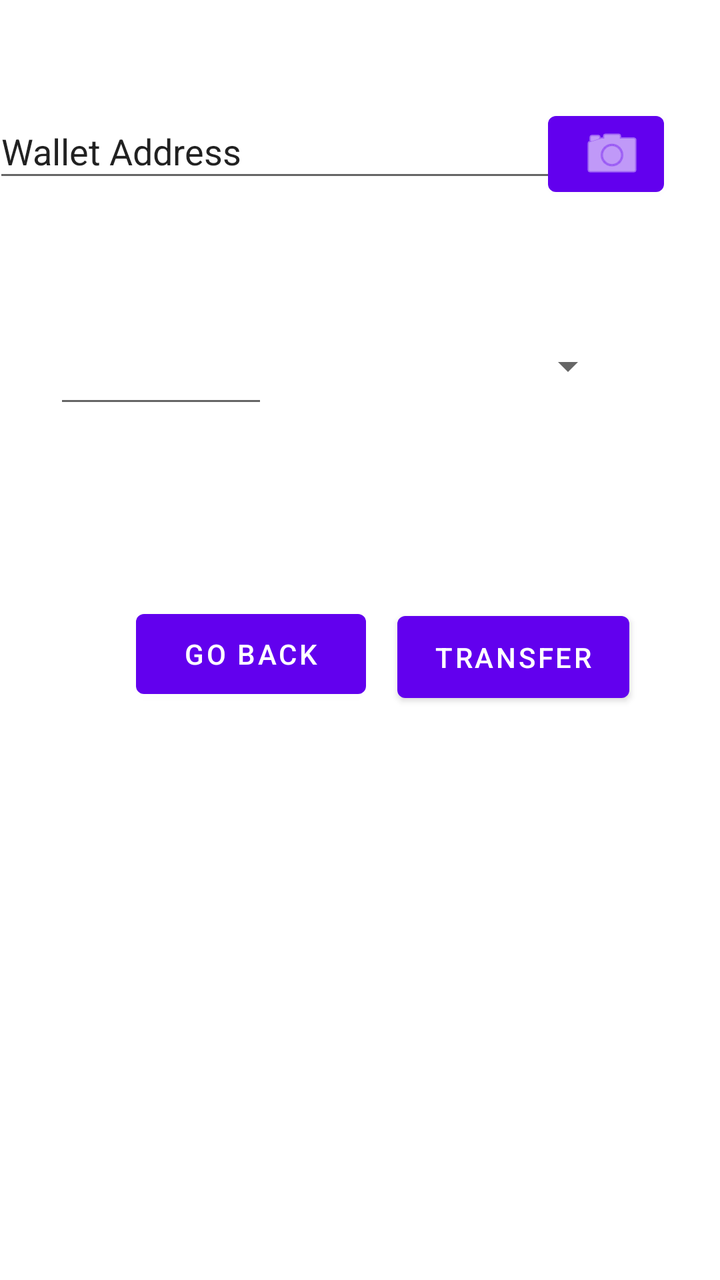
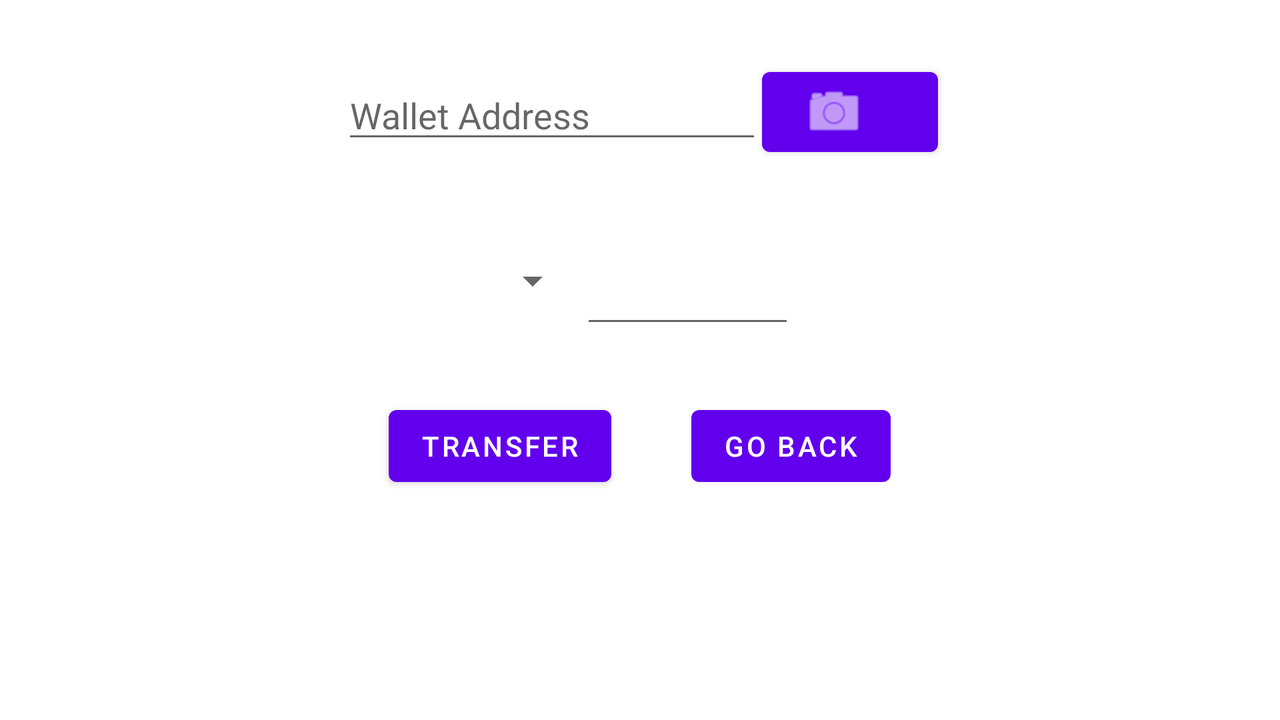

An Android layout and its configuration variant, each rendered on a device that would load it. The default file and the variant file are quoted in full after the pictures.
<!-- AndroidManifest.xml: application theme Theme.RoomWordSample -->
<!-- res/layout/activity_transfer2.xml -->
<?xml version="1.0" encoding="utf-8"?>
<androidx.constraintlayout.widget.ConstraintLayout xmlns:android="http://schemas.android.com/apk/res/android"
    xmlns:app="http://schemas.android.com/apk/res-auto"
    xmlns:tools="http://schemas.android.com/tools"
    android:layout_width="match_parent"
    android:layout_height="match_parent"
    tools:context=".TransferActivity">

    <EditText
        android:id="@+id/wallet_address"
        android:layout_width="296dp"
        android:layout_height="44dp"
        android:layout_marginTop="52dp"
        android:ems="10"
        android:inputType="textPersonName"
        android:text="Wallet Address"
        app:layout_constraintEnd_toStartOf="@+id/buttoncamera"
        app:layout_constraintHorizontal_bias="0.175"
        app:layout_constraintStart_toStartOf="parent"
        app:layout_constraintTop_toTopOf="parent" />

    <Button
        android:id="@+id/buttoncamera"
        android:layout_width="58dp"
        android:layout_height="50dp"
        android:layout_marginTop="52dp"
        android:layout_marginEnd="28dp"
        app:icon="@android:drawable/ic_menu_camera"
        app:layout_constraintEnd_toEndOf="parent"
        app:layout_constraintTop_toTopOf="parent" />

    <Spinner
        android:id="@+id/spinner"
        android:layout_width="144dp"
        android:layout_height="62dp"
        android:layout_marginStart="164dp"
        android:layout_marginTop="56dp"
        app:layout_constraintStart_toStartOf="parent"
        app:layout_constraintTop_toBottomOf="@+id/wallet_address" />

    <EditText
        android:id="@+id/value"
        android:layout_width="107dp"
        android:layout_height="57dp"
        android:layout_marginTop="56dp"
        android:ems="10"
        android:inputType="numberDecimal"
        app:layout_constraintEnd_toStartOf="@+id/spinner"
        app:layout_constraintHorizontal_bias="0.473"
        app:layout_constraintStart_toStartOf="parent"
        app:layout_constraintTop_toBottomOf="@+id/wallet_address" />

    <Button
        android:id="@+id/transferok"
        android:layout_width="116dp"
        android:layout_height="53dp"
        android:layout_marginTop="88dp"
        android:text="Transfer"
        app:layout_constraintEnd_toEndOf="parent"
        app:layout_constraintHorizontal_bias="0.258"
        app:layout_constraintStart_toEndOf="@+id/back"
        app:layout_constraintTop_toBottomOf="@+id/spinner" />

    <Button
        android:id="@+id/back"
        android:layout_width="115dp"
        android:layout_height="52dp"
        android:layout_marginStart="68dp"
        android:layout_marginTop="92dp"
        android:text="Go Back"
        app:layout_constraintStart_toStartOf="parent"
        app:layout_constraintTop_toBottomOf="@+id/value" />

</androidx.constraintlayout.widget.ConstraintLayout>
<!-- resources referenced by this layout -->
<resources>
  <style name="Theme.RoomWordSample" parent="Theme.MaterialComponents.DayNight.DarkActionBar">
          
          <item name="colorPrimary">@color/purple_500</item>
          <item name="colorPrimaryVariant">@color/purple_700</item>
          <item name="colorOnPrimary">@color/white</item>
          
          <item name="colorSecondary">@color/teal_200</item>
          <item name="colorSecondaryVariant">@color/teal_700</item>
          <item name="colorOnSecondary">@color/black</item>
          
          <item name="android:statusBarColor" tools:targetApi="l">?attr/colorPrimaryVariant</item>
          
      </style>
  <color name="purple_500">#FF6200EE</color>
  <color name="purple_700">#FF3700B3</color>
  <color name="white">#FFFFFFFF</color>
  <color name="teal_200">#FF03DAC5</color>
  <color name="teal_700">#FF018786</color>
  <color name="black">#FF000000</color>
</resources>
<!-- res/layout-land/activity_transfer2.xml (the repository's variant of the layout above) -->
<!-- drawn on the phone turned sideways -->
<?xml version="1.0" encoding="utf-8"?>
<androidx.constraintlayout.widget.ConstraintLayout xmlns:android="http://schemas.android.com/apk/res/android"
    xmlns:app="http://schemas.android.com/apk/res-auto"
    xmlns:tools="http://schemas.android.com/tools"
    android:layout_width="match_parent"
    android:layout_height="match_parent"
    tools:context=".activities.TransferActivity">

    <LinearLayout
        android:layout_width="match_parent"
        android:layout_height="match_parent"
        android:orientation="vertical"
        android:paddingTop="30dp">
        <LinearLayout
            android:layout_width="match_parent"
            android:layout_height="wrap_content"
            android:orientation="horizontal"
            android:gravity="center">
            <EditText
                android:id="@+id/wallet_address"
                android:layout_width="wrap_content"
                android:layout_height="wrap_content"
                android:ems="10"
                android:hint="Wallet Address"
                android:inputType="textPersonName"/>

            <Button
                android:id="@+id/buttoncamera"
                android:layout_width="wrap_content"
                android:layout_height="wrap_content"
                app:icon="@android:drawable/ic_menu_camera"
                android:paddingStart="20dp"/>
        </LinearLayout>
        <LinearLayout
            android:layout_width="match_parent"
            android:layout_height="wrap_content"
            android:orientation="horizontal"
            android:gravity="center"
            android:paddingTop="30dp">
            <Spinner
                android:id="@+id/spinner"
                android:layout_width="wrap_content"
                android:layout_height="wrap_content"/>

            <EditText
                android:id="@+id/value"
                android:layout_width="107dp"
                android:layout_height="57dp"
                android:ems="10"
                android:inputType="numberDecimal"/>
        </LinearLayout>

        <LinearLayout
            android:layout_width="match_parent"
            android:layout_height="wrap_content"
            android:orientation="horizontal"
            android:gravity="center"
            android:paddingTop="30dp">
            <Button
                android:id="@+id/transferok"
                android:layout_width="wrap_content"
                android:layout_height="wrap_content"
                android:text="Transfer"/>
            <Space
                android:layout_width="40dp"
                android:layout_height="wrap_content"/>

            <Button
                android:id="@+id/back"
                android:layout_width="wrap_content"
                android:layout_height="wrap_content"
                android:text="Go Back"/>
        </LinearLayout>
    </LinearLayout>

</androidx.constraintlayout.widget.ConstraintLayout>
